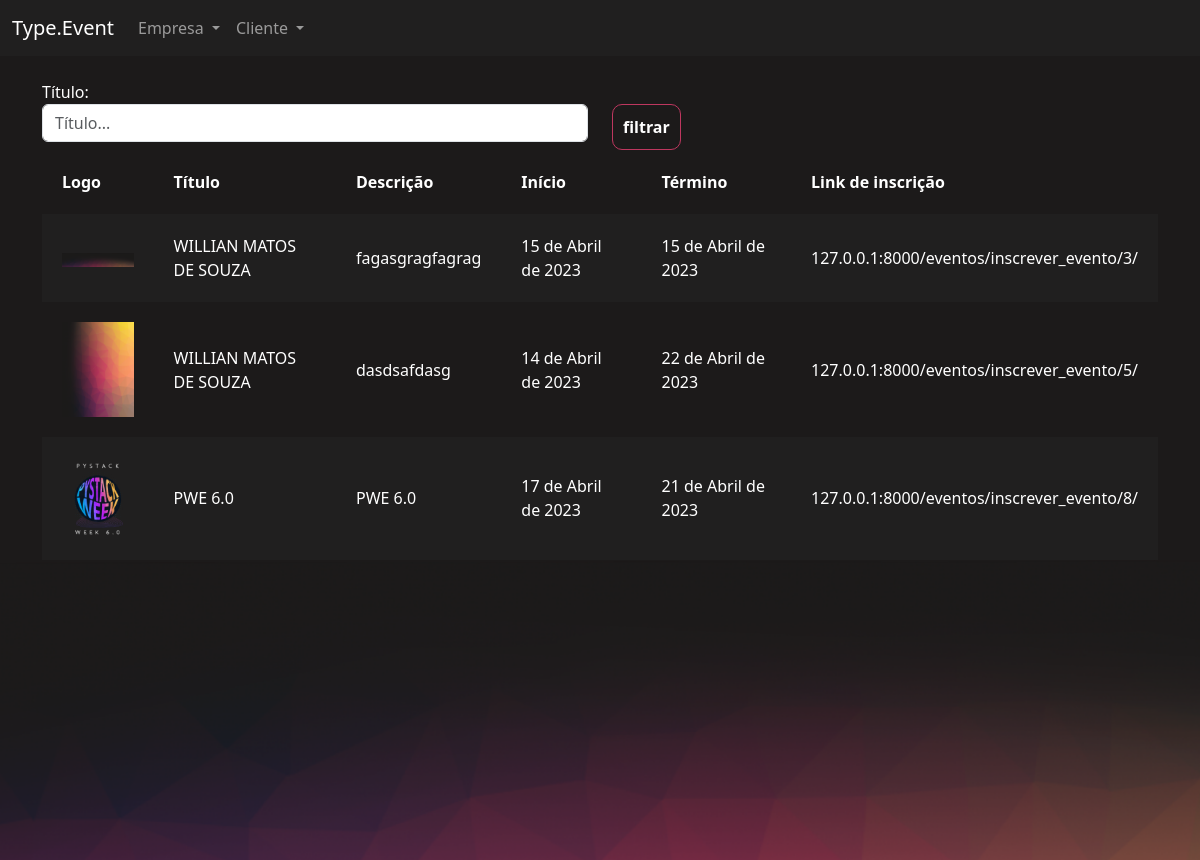
The page /eventos/gerenciar_evento/ (signed in) on the database its author committed.
### eventos/models.py (models this page shows, shortened)
class Evento(models.Model):
    criador = models.ForeignKey(User, on_delete=models.DO_NOTHING, null=True, blank=True)
    nome = models.CharField(max_length=200)
    descricao = models.TextField()
    data_inicio = models.DateField()
    data_termino = models.DateField()
    carga_horaria = models.IntegerField()
    logo = models.FileField(upload_to="logos")
    participantes = models.ManyToManyField(User, related_name="evento_participante", null=True, blank=True)
    cor_principal = models.CharField(max_length=7)
    cor_secundaria = models.CharField(max_length=7)
    cor_fundo = models.CharField(max_length=7)

### eventos/views.py (the view)
# urls.py: path('gerenciar_evento/', views.gerenciar_evento, name="gerenciar_evento"),
def gerenciar_evento(request):
    if request.method == "GET":
        nome = request.GET.get('nome')
        eventos = Evento.objects.filter(criador=request.user)
        if nome:
            eventos = eventos.filter(nome__contains=nome)
        return render(request, 'gerenciar_evento.html', {'eventos':eventos})

### eventos/templates/gerenciar_evento.html (shortened to what this page needs)
{% extends "bases/base_evento.html" %}
{% load static %}
{% block 'importacoes' %}
    <link href="{% static 'evento/css/gerenciar_evento.css' %}" rel="stylesheet">
{% endblock %}
{% block 'conteudo' %}
    <div class="container">
        <br>
        <div class="row">
            <div class="col-md">
                <form action="{% url 'gerenciar_evento' %}" method="GET">
                <label>Título:</label>
                <input type="text" placeholder="Título..." class="form-control" name="nome">
            </div>
            <div class="col-md">
                <br>
                <input type="submit" class="btn-principal" value="filtrar">
            </div>
        </div>
        <table>
            <tr>
                <th>Logo</th>
                <th>Título</th>
                <th>Descrição</th>
                <th>Início</th>
                <th>Término</th>
                <th>Link de inscrição</th>
            </tr>
            {% for evento in eventos %}
                  <tr class="{% cycle 'linha' 'linha2' %}">
                    <td width="10%"><a href="{% url 'participantes_evento' evento.id %}"><img width="100%" src="/media/{{evento.logo}}"></a></td>
                    <td>{{evento.nome}}</td>
                    <td>{{evento.descricao}}</td>
                    <td>{{evento.data_inicio}}</td>
                    <td>{{evento.data_termino}}</td>
                    <td>127.0.0.1:8000/eventos/inscrever_evento/{{evento.id}}/</td>
                  </tr>
            {% endfor %}
        </table>
    </div>
{% endblock %}

### templates/bases/base_evento.html (shortened to what this page needs)
{% extends 'bases/base.html' %}
{% load static %}
{% block 'head' %}
    {% block 'importacoes' %}{% endblock %}
    <link href="{% static 'evento/css/evento.css' %}" rel="stylesheet">
    <link href="{% static 'usuarios/css/usuarios.css' %}" rel="stylesheet">
{% endblock %}
{% block 'body' %}
    <nav class="navbar navbar-expand-lg bg-body-tertiary navbar-color" data-bs-theme="dark">
        <div class="container-fluid">
            <a class="navbar-brand" href="#">Type.Event</a>
            <div class="collapse navbar-collapse" id="navbarNavDropdown">
            <ul class="navbar-nav">
                <li class="nav-item dropdown">
                    <a class="nav-link dropdown-toggle" href="#" role="button" data-bs-toggle="dropdown" aria-expanded="false">
                        Empresa
                    </a>
                </li>
                <li class="nav-item dropdown">
                    <a class="nav-link dropdown-toggle" href="#" role="button" data-bs-toggle="dropdown" aria-expanded="false">
                        Cliente
                    </a>
                </li>
            </ul>
            </div>
        </div>
    </nav>
    <div style="min-height: 60vh">
        {% block 'conteudo' %}
        {% endblock %}
    </div>
    <div class="fundo-pagina">
    </div>
{% endblock %}

### templates/bases/base.html (shortened to what this page needs)
{% load static %}
<!DOCTYPE html>
<html lang="en">
  <head>
    <link href="{% static 'geral/css/base.css'%}" rel="stylesheet" />
    <link
      href="https://cdn.jsdelivr.net/npm/bootstrap@5.3.0-alpha1/dist/css/bootstrap.min.css"
      rel="stylesheet"
    />
    {% block 'head' %}{% endblock %}
  </head>
  <body>
    {% block 'body' %}{% endblock %}
  </body>
</html>

### templates/static/geral/css/base.css (style rules this page uses)
body { color: white !important; }
:root { --main-color: #201F1F; --dark-color: #1C1A1A; --contrast-color: #BE375F; --differential-color: #ED8554; }

### templates/static/evento/css/gerenciar_evento.css (style rules this page uses)
table { width: 100%; padding: 20px; }
.linha { height: 40px; background-color: var(--main-color); padding: 20px; }
td, th { padding: 20px; }

### templates/static/evento/css/evento.css (style rules this page uses)
.navbar-color { background-color: #201F1F !important; }
body { background-color: #1C1A1A; }
.fundo-pagina { background-image: url('/static/evento/img/fundo_pagina.png'); height: 300px; background-size: cover; }

### templates/static/usuarios/css/usuarios.css (style rules this page uses)
.btn-principal { background-color: transparent; border: 1px solid var(--contrast-color); color: white; padding: 10px; border-radius: 10px; font-weight: bold; }

### rows shown on the page
Evento: logo (picture), nome "WILLIAN MATOS DE SOUZA", descricao "fagasgragfagrag", data_inicio "15 de Abril de 2023", data_termino "15 de Abril de 2023", id "3"
Evento: logo (picture), nome "WILLIAN MATOS DE SOUZA", descricao "dasdsafdasg", data_inicio "14 de Abril de 2023", data_termino "22 de Abril de 2023", id "5"
Evento: logo (picture), nome "PWE 6.0", descricao "PWE 6.0", data_inicio "17 de Abril de 2023", data_termino "21 de Abril de 2023", id "8"
